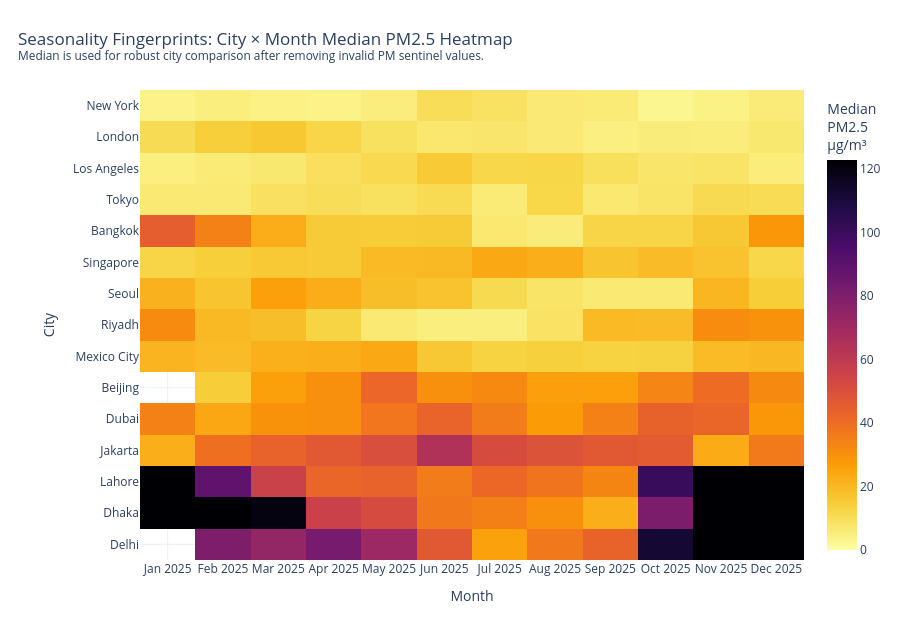

Notebook code cell kept with this figure:
### Markdown cell above
#### 2. City x month PM2.5 seasonality heatmap

### Code cell
# ============================================================
# 2. City x monthly PM2.5 seasonality heatmap
# ============================================================

heatmap_data = monthly.copy()

# City order by annual median PM2.5
city_order = (
    heatmap_data.groupby("city_display")[PM25_METRIC]
    .median()
    .sort_values(ascending=False)
    .index.tolist()
)

heatmap_pivot = heatmap_data.pivot_table(
    index="city_display", columns="month_label", values=PM25_METRIC, aggfunc="median"
).reindex(index=city_order, columns=month_order)

coverage_pivot = heatmap_data.pivot_table(
    index="city_display",
    columns="month_label",
    values="pm25_month_coverage_pct",
    aggfunc="mean",
).reindex(index=city_order, columns=month_order)

valid_days_pivot = heatmap_data.pivot_table(
    index="city_display",
    columns="month_label",
    values="valid_pm25_days",
    aggfunc="mean",
).reindex(index=city_order, columns=month_order)

hover_text = []

for city in heatmap_pivot.index:
    row_text = []

    for month in heatmap_pivot.columns:
        pm_value = heatmap_pivot.loc[city, month]
        coverage_value = coverage_pivot.loc[city, month]
        valid_days = valid_days_pivot.loc[city, month]

        if pd.isna(pm_value):
            row_text.append(f"<b>{city}</b><br>{month}<br>No PM2.5 data")
        else:
            row_text.append(
                f"<b>{city}</b><br>"
                f"{month}<br>"
                f"Median PM2.5: {pm_value:.1f} µg/m³<br>"
                f"Valid PM2.5 days: {valid_days:.0f}<br>"
                f"Coverage: {coverage_value:.0f}%"
            )

    hover_text.append(row_text)

heatmap_color_max = np.nanpercentile(heatmap_pivot.values, 95)
heatmap_color_max = max(heatmap_color_max, 40)

fig_heatmap_median = go.Figure(
    data=go.Heatmap(
        z=heatmap_pivot.values,
        x=heatmap_pivot.columns,
        y=heatmap_pivot.index,
        colorscale="Inferno_r",
        colorbar=dict(title="Median<br>PM2.5<br>µg/m³"),
        text=hover_text,
        hoverinfo="text",
        zmin=0,
        zmax=heatmap_color_max,
    )
)

fig_heatmap_median.update_layout(
    title=dict(
        text=(
            "Seasonality Fingerprints: City × Month Median PM2.5 Heatmap"
            "<br><sup>Median is used for robust city comparison after removing invalid PM sentinel values.</sup>"
        ),
        x=0.02,
        xanchor="left",
    ),
    height=640,
    margin=dict(l=140, r=40, t=90, b=80),
    xaxis_title="Month",
    yaxis_title="City",
    template="plotly_white",
)

fig_heatmap_median.update_xaxes(side="bottom")
fig_heatmap_median.show()

fig_heatmap_median.write_html(
    figure_output_dir / "city_month_median_pm25_heatmap.html",
    include_plotlyjs="cdn",
)

heatmap_data.to_csv(
    web_data_output_dir / "city_month_median_pm25_heatmap_2025.csv",
    index=False,
)

### Figure 1 — Plotly figure (JSON) as saved in the notebook; plotly's stock layout.template omitted (floating-point values rounded to 4 significant figures; data arrays with more than 128 entries replaced by an {"elided": "..."} marker saying what was removed)
{"data": [{"colorbar": {"title": {"text": "Median<br>PM2.5<br>µg/m³"}}, "colorscale": [[0, "#fcffa4"], [0.1111, "#f7d13d"], [0.2222, "#fb9b06"], [0.3333, "#ed6925"], [0.4444, "#cf4446"], [0.5556, "#a52c60"], [0.6667, "#781c6d"], [0.7778, "#4a0c6b"], [0.8889, "#1b0c41"], [1, "#000004"]], "hoverinfo": "text", "text": {"elided": "15x12 str values"}, "type": "heatmap", "x": ["Jan 2025", "Feb 2025", "Mar 2025", "Apr 2025", "May 2025", "Jun 2025", "Jul 2025", "Aug 2025", "Sep 2025", "Oct 2025", "Nov 2025", "Dec 2025"], "y": ["Delhi", "Dhaka", "Lahore", "Jakarta", "Dubai", "Beijing", "Mexico City", "Riyadh", "Seoul", "Singapore", "Bangkok", "Tokyo", "Los Angeles", "London", "New York"], "z": {"elided": "15x12 float values"}, "zmax": 122.7, "zmin": 0}], "layout": {"height": 640, "margin": {"b": 80, "l": 140, "r": 40, "t": 90}, "title": {"text": "Seasonality Fingerprints: City × Month Median PM2.5 Heatmap<br><sup>Median is used for robust city comparison after removing invalid PM sentinel values.</sup>", "x": 0.02, "xanchor": "left"}, "xaxis": {"side": "bottom", "title": {"text": "Month"}}, "yaxis": {"title": {"text": "City"}}}}
